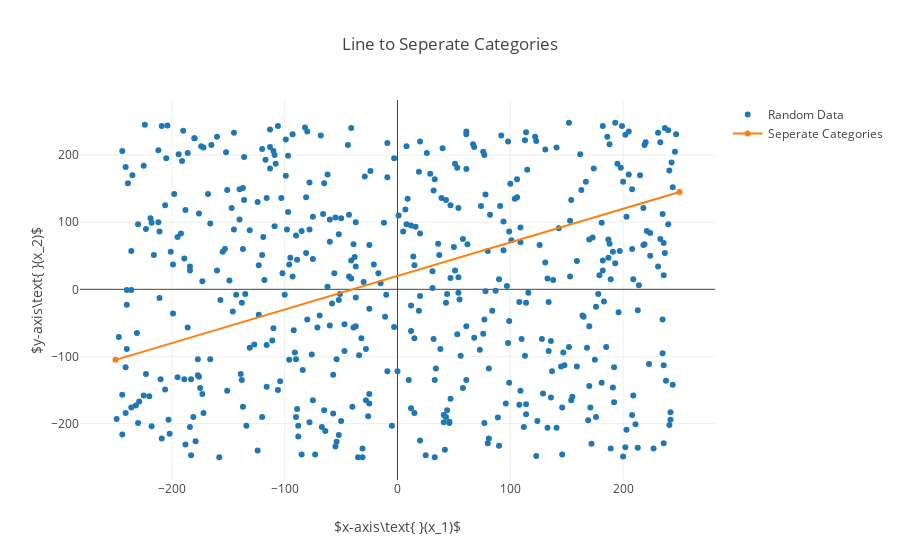

The notebook cell saved with this chart:
### Markdown cell above
Let's graph a line through the points in which we want to perdict

### Code cell
# Plot a line y=mx+b
x = np.linspace(-250,250,2)
m = 0.5
b = 20
y = m*x+b

line = go.Scatter(
    x = x,
    y = y,
    name = 'Seperate Categories'
)

layout.title = 'Line to Seperate Categories'
fig = go.Figure(data=[graphPoints, line], layout=layout)
plt.iplot(fig)

### Figure 1 — Plotly figure (JSON) as saved in the notebook; plotly's stock layout.template omitted (floating-point values rounded to 4 significant figures; data arrays with more than 128 entries replaced by an {"elided": "..."} marker saying what was removed)
{"data": [{"marker": {"symbol": "circle"}, "mode": "markers", "name": "Random Data", "type": "scatter", "uid": "75edd711-ab76-4a2d-bd86-a6a48a30e4bd", "x": {"elided": "500 int values"}, "y": {"elided": "500 int values"}}, {"name": "Seperate Categories", "type": "scatter", "uid": "f82dc001-483e-488e-b4ca-3ba3fc9662b9", "x": [-250, 250], "y": [-105, 145]}], "layout": {"autosize": true, "title": {"text": "Line to Seperate Categories"}, "xaxis": {"autorange": true, "range": [-280.2, 280.2], "title": {"text": "$x-axis\\text{ }(x_1)$"}, "type": "linear"}, "yaxis": {"autorange": true, "range": [-286.5, 284.5], "title": {"text": "$y-axis\\text{ }(x_2)$"}, "type": "linear"}}}
